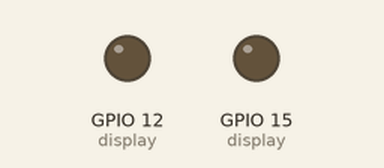
Recording of a program running on a simulated ESP8266 board running MicroPython. Parts: output pins drawn as LEDs (lit = HIGH). Library files of the repository ran but are not shown: st7735r.py; pins used as bus, display or sensor lines are not drawn. At 0.5 s the program stops and its outputs stay as they are.

Above: at 0.28 s.
Timing chart, 0 to 2.0 s (numbered marks = the images above):
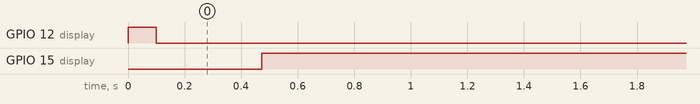

The program:

ugame.py
```python
"""
A helper module that initializes the display and buttons for the uGame
game console. See https://hackaday.io/project/27629-game
"""

from machine import SPI, I2C, Pin
import st7735r


K_X = 0x20
K_DOWN = 0x01
K_LEFT = 0x08
K_RIGHT = 0x04
K_UP = 0x02
K_O = 0x10


class Audio:
    def __init__(self):
        pass

    def play(self, audio_file):
        pass

    def stop(self):
        pass

    def mute(self, value=True):
        pass


class Buttons:
    def __init__(self, i2c, address=0x10):
        self._i2c = i2c
        self._address = address

    def get_pressed(self):
        return self._i2c.readfrom(self._address, 1)[0]


spi = SPI(1, baudrate=40000000)
display = st7735r.ST7735R(spi, Pin(12, Pin.OUT), Pin(15, Pin.OUT))
i2c = I2C(sda=Pin(4), scl=Pin(5))
buttons = Buttons(i2c)
audio = Audio()
```

Measured:
- by itself, GPIO 12 (display): LOW → HIGH at 0.00 s, → LOW 0.10 s later
- by itself, GPIO 15 (display): LOW → HIGH at 0.47 s
